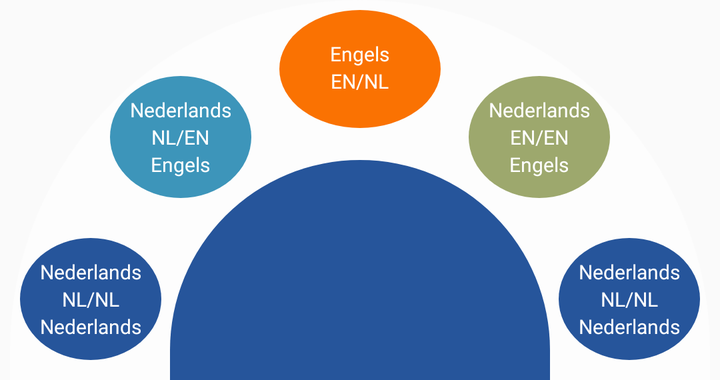
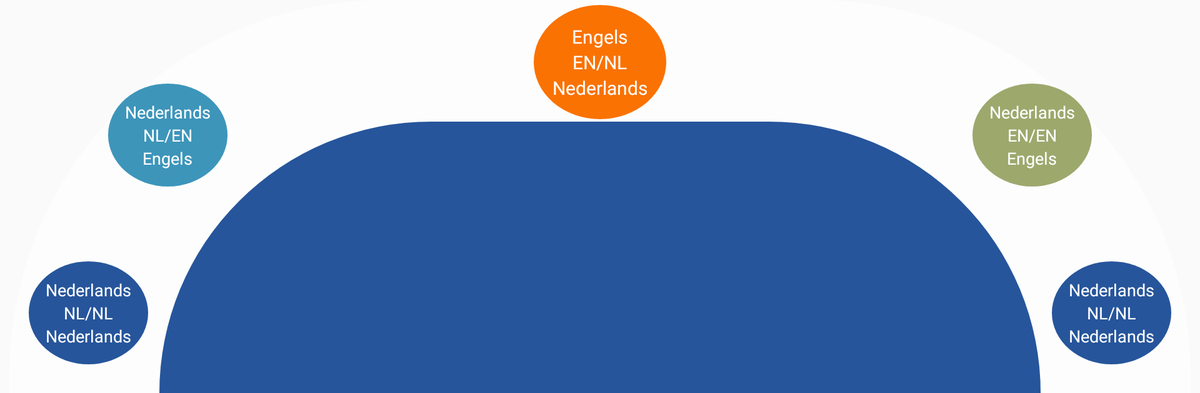

First picture: res/layout/ on a phone held upright. Second picture: the repository's own variant of that layout, on a device whose configuration matches the variant's folder. Source for both follows.
<!-- AndroidManifest.xml: application theme AwesomeSplashTheme -->
<!-- res/layout/wheel_layout.xml -->
<?xml version="1.0" encoding="utf-8"?>
<layout   xmlns:android="http://schemas.android.com/apk/res/android">
<RelativeLayout
    android:layout_width="match_parent"
        android:layout_height="190dp"
        android:orientation="vertical"

        android:layout_alignParentBottom="true"
        >

        <RelativeLayout
            android:layout_width="match_parent" android:layout_height="match_parent"
            android:layout_alignParentBottom="true" android:layout_marginLeft="5dp"
            android:layout_marginRight="5dp" android:background="@drawable/halfcircle_white"
            android:padding="5dp">

            <LinearLayout
                android:id="@+id/enLay" android:layout_width="wrap_content"
                android:layout_height="wrap_content" android:layout_above="@id/nlLay"
                android:layout_marginLeft="45dp" android:layout_marginBottom="20dp"
                android:background="@drawable/en_circle" android:orientation="vertical"
                android:padding="10dp">

                <TextView
                    android:layout_width="wrap_content" android:layout_height="wrap_content"
                    android:layout_gravity="center_horizontal" android:fontFamily="@font/fontlight"
                    android:text="@string/netherland" android:textColor="@color/white" android:textSize="10dp" />

                <TextView
                    android:layout_width="wrap_content" android:layout_height="wrap_content"
                    android:layout_gravity="center_horizontal" android:fontFamily="@font/fontlight"
                    android:text="NL/EN" android:textColor="@color/white" android:textSize="10dp" />

                <TextView
                    android:layout_width="wrap_content" android:layout_height="wrap_content"
                    android:layout_gravity="center_horizontal" android:fontFamily="@font/fontlight"
                    android:text="@string/engel" android:textColor="@color/white"
                    android:textSize="10dp" />
            </LinearLayout>

            <LinearLayout
                android:layout_width="wrap_content" android:layout_height="wrap_content"
                android:layout_above="@id/nlLay" android:layout_alignParentRight="true"
                android:layout_marginRight="45dp" android:layout_marginBottom="20dp"
                android:background="@drawable/green_circle" android:orientation="vertical"
                android:padding="10dp">

                <TextView
                    android:layout_width="wrap_content" android:layout_height="wrap_content"
                    android:layout_gravity="center_horizontal"
                    android:fontFamily="@font/fontlight" android:text="@string/netherland"
                    android:textColor="@color/white" android:textSize="10dp" />

                <TextView
                    android:layout_width="wrap_content" android:layout_height="wrap_content"
                    android:layout_gravity="center_horizontal" android:fontFamily="@font/fontlight"
                    android:text="EN/EN" android:textColor="@color/white" android:textSize="10dp" />

                <TextView
                    android:layout_width="wrap_content" android:layout_height="wrap_content"
                    android:layout_gravity="center_horizontal" android:fontFamily="@font/fontlight"
                    android:text="@string/engel" android:textColor="@color/white"
                    android:textSize="10dp" />
            </LinearLayout>

            <LinearLayout
                android:layout_width="wrap_content" android:layout_height="wrap_content"
                android:layout_above="@id/nlLay" android:layout_centerHorizontal="true"
                android:layout_marginBottom="55dp" android:background="@drawable/orange_circle"
                android:orientation="vertical" android:padding="15dp">

                <TextView
                    android:layout_width="wrap_content" android:layout_height="wrap_content"
                    android:layout_gravity="center_horizontal"
                    android:fontFamily="@font/fontlight" android:text="@string/engel"
                    android:textColor="@color/white" android:textSize="10dp" />

                <TextView
                    android:layout_width="wrap_content" android:layout_height="wrap_content"
                    android:layout_gravity="center_horizontal" android:fontFamily="@font/fontlight"
                    android:text="EN/NL" android:textColor="@color/white" android:textSize="10dp" />

                <TextView
                    android:layout_width="wrap_content" android:layout_height="wrap_content"
                    android:layout_gravity="center_horizontal" android:fontFamily="@font/fontlight"
                    android:text="@string/netherland" android:textColor="@color/white"
                    android:textSize="10dp" />
            </LinearLayout>

            <LinearLayout
                android:id="@+id/nlLay" android:layout_width="wrap_content"
                android:layout_height="wrap_content" android:layout_alignParentBottom="true"
                android:layout_marginBottom="5dp" android:background="@drawable/nl_circle"
                android:orientation="vertical" android:padding="10dp">

                <TextView
                    android:layout_width="wrap_content" android:layout_height="wrap_content"
                    android:layout_gravity="center_horizontal" android:fontFamily="@font/fontlight"
                    android:text="@string/netherland" android:textColor="@color/white" android:textSize="10dp" />

                <TextView
                    android:layout_width="wrap_content" android:layout_height="wrap_content"
                    android:layout_gravity="center_horizontal" android:fontFamily="@font/fontlight"
                    android:text="NL/NL" android:textColor="@color/white" android:textSize="10dp" />

                <TextView
                    android:layout_width="wrap_content" android:layout_height="wrap_content"
                    android:layout_gravity="center_horizontal" android:fontFamily="@font/fontlight"
                    android:text="@string/netherland" android:textColor="@color/white"
                    android:textSize="10dp" />
            </LinearLayout>

            <LinearLayout
                android:layout_width="wrap_content" android:layout_height="wrap_content"
                android:layout_alignParentRight="true" android:layout_alignParentBottom="true"
                android:layout_marginBottom="5dp" android:background="@drawable/nl_circle"
                android:orientation="vertical" android:padding="10dp">

                <TextView
                    android:layout_width="wrap_content" android:layout_height="wrap_content"
                    android:layout_gravity="center_horizontal"
                    android:fontFamily="@font/fontlight" android:text="@string/netherland"
                    android:textColor="@color/white" android:textSize="10dp" />

                <TextView
                    android:layout_width="wrap_content" android:layout_height="wrap_content"
                    android:layout_gravity="center_horizontal" android:fontFamily="@font/fontlight"
                    android:text="NL/NL" android:textColor="@color/white" android:textSize="10dp" />

                <TextView
                    android:layout_width="wrap_content" android:layout_height="wrap_content"
                    android:layout_gravity="center_horizontal" android:fontFamily="@font/fontlight"
                    android:text="@string/netherland" android:textColor="@color/white"
                    android:textSize="10dp" />
            </LinearLayout>


        </RelativeLayout>

    <RelativeLayout
        android:layout_width="match_parent"
        android:layout_height="110dp"
        android:layout_alignParentBottom="true"
        android:layout_marginLeft="85dp"
        android:layout_marginRight="85dp"
        android:background="@drawable/halfcircle" />
    </RelativeLayout>
</layout>
<!-- resources referenced by this layout -->
<resources>
  <color name="white">#ffffff</color>
  <!-- drawable en_circle (drawable) -->
  <?xml version="1.0" encoding="utf-8"?>
  <shape
      xmlns:android="http://schemas.android.com/apk/res/android"
      android:shape="oval">
      <solid android:color="#3D95BA"/>
      <size
          android:width="10dp"
          android:height="5dp"/>
      <corners
          android:topLeftRadius="120dp"
          android:topRightRadius="120dp"/>
  </shape>
  <!-- drawable green_circle (drawable) -->
  <?xml version="1.0" encoding="utf-8"?>
  <shape
      xmlns:android="http://schemas.android.com/apk/res/android"
      android:shape="oval">
      <solid android:color="#9DA86D"/>
      <size
          android:width="10dp"
          android:height="5dp"/>
      <corners
          android:topLeftRadius="120dp"
          android:topRightRadius="120dp"/>
  </shape>
  <!-- drawable halfcircle (drawable) -->
  <?xml version="1.0" encoding="utf-8"?>
  <shape
      xmlns:android="http://schemas.android.com/apk/res/android"
      android:shape="rectangle">
      <solid android:color="#26559B"/>
      <size
          android:width="10dp"
          android:height="5dp"/>
      <corners
          android:topLeftRadius="450dp"
          android:topRightRadius="450dp"/>
  </shape>
  <!-- drawable halfcircle_white (drawable) -->
  <?xml version="1.0" encoding="utf-8"?>
  <shape
      xmlns:android="http://schemas.android.com/apk/res/android"
      android:shape="rectangle">
      <solid android:color="@color/whitetranparent"/>
      <size
          android:width="10dp"
          android:height="5dp"/>
      <corners
          android:topLeftRadius="400dp"
          android:topRightRadius="400dp"/>
  </shape>
  <!-- drawable nl_circle (drawable) -->
  <?xml version="1.0" encoding="utf-8"?>
  <shape
      xmlns:android="http://schemas.android.com/apk/res/android"
      android:shape="oval">
      <solid android:color="#26559B"/>
      <size
          android:width="10dp"
          android:height="5dp"/>
      <corners
          android:topLeftRadius="120dp"
          android:topRightRadius="120dp"/>
  </shape>
  <!-- drawable orange_circle (drawable) -->
  <?xml version="1.0" encoding="utf-8"?>
  <shape
      xmlns:android="http://schemas.android.com/apk/res/android"
      android:shape="oval">
      <solid android:color="@color/orange"/>
      <size
          android:width="10dp"
          android:height="5dp"/>
      <corners
          android:topLeftRadius="120dp"
          android:topRightRadius="120dp"/>
  </shape>
  <string name="engel">Engels</string>
  <string name="netherland">Nederlands</string>
  <style name="AwesomeSplashTheme" parent="Theme.AppCompat.Light.NoActionBar">
          <item name="android:windowDisablePreview">true</item>
          <item name="android:windowIsTranslucent">true</item>
          <item name="colorPrimary">@color/colorAccent</item>
          <item name="colorPrimaryDark">@color/colorAccent</item>
          <item name="android:textColorPrimary">@color/colorAccent</item>
      </style>
  <color name="whitetranparent">#95FFFFFF</color>
  <color name="orange">#FA7202</color>
  <color name="colorAccent">#1B85BC</color>
</resources>
<!-- res/layout-sw720dp/wheel_layout.xml (the repository's variant of the layout above) -->
<!-- drawn on a large tablet held sideways -->
<?xml version="1.0" encoding="utf-8"?>
<layout   xmlns:android="http://schemas.android.com/apk/res/android">
<RelativeLayout
    android:layout_width="match_parent"
        android:layout_height="420dp"

    android:orientation="vertical"
        android:layout_alignParentBottom="true"
        >

    <RelativeLayout
        android:layout_width="match_parent"
        android:layout_height="match_parent"
        android:layout_alignParentBottom="true"
        android:layout_marginLeft="10dp"
        android:layout_marginRight="10dp"
        android:background="@drawable/halfcircle_white"
        android:padding="5dp">


        <LinearLayout
            android:id="@+id/orangeLay"
            android:layout_width="wrap_content"
            android:layout_height="wrap_content"
            android:layout_above="@id/bluecircle"
            android:layout_centerHorizontal="true"
            android:layout_marginBottom="10dp"
            android:background="@drawable/orange_circle"
            android:orientation="vertical"
            android:padding="20dp">

            <TextView
                android:layout_width="wrap_content"
                android:layout_height="wrap_content"
                android:layout_gravity="center_horizontal"
                android:fontFamily="@font/fontlight"
                android:text="@string/engel"
                android:textColor="@color/white"
                android:textSize="20dp" />

            <TextView
                android:layout_width="wrap_content"
                android:layout_height="wrap_content"
                android:layout_gravity="center_horizontal"
                android:fontFamily="@font/fontlight"
                android:text="EN/NL"
                android:textColor="@color/white"
                android:textSize="20dp" />

            <TextView
                android:layout_width="wrap_content"
                android:layout_height="wrap_content"
                android:layout_gravity="center_horizontal"
                android:fontFamily="@font/fontlight"
                android:text="@string/netherland"
                android:textColor="@color/white"
                android:textSize="20dp" />
        </LinearLayout>

        <LinearLayout
            android:id="@+id/enLay"
            android:layout_width="wrap_content"
            android:layout_height="wrap_content"
            android:layout_above="@id/nlLay"
            android:layout_marginLeft="100dp"

            android:layout_marginBottom="80dp"
            android:background="@drawable/en_circle"
            android:orientation="vertical"
            android:padding="18dp">

            <TextView
                android:layout_width="wrap_content"
                android:layout_height="wrap_content"
                android:layout_gravity="center_horizontal"
                android:fontFamily="@font/fontlight"
                android:text="@string/netherland"
                android:textColor="@color/white"
                android:textSize="18dp" />

            <TextView
                android:layout_width="wrap_content"
                android:layout_height="wrap_content"
                android:layout_gravity="center_horizontal"
                android:fontFamily="@font/fontlight"
                android:text="NL/EN"
                android:textColor="@color/white"
                android:textSize="18dp" />

            <TextView
                android:layout_width="wrap_content"
                android:layout_height="wrap_content"
                android:layout_gravity="center_horizontal"
                android:fontFamily="@font/fontlight"
                android:text="@string/engel"
                android:textColor="@color/white"
                android:textSize="18dp" />
        </LinearLayout>

        <LinearLayout
            android:layout_width="wrap_content"
            android:layout_height="wrap_content"
            android:layout_above="@id/nlLay"
            android:layout_alignParentRight="true"
            android:layout_marginRight="100dp"
            android:layout_marginBottom="80dp"
            android:background="@drawable/green_circle"
            android:orientation="vertical"
            android:padding="18dp">

            <TextView
                android:layout_width="wrap_content"
                android:layout_height="wrap_content"
                android:layout_gravity="center_horizontal"
                android:fontFamily="@font/fontlight"
                android:text="@string/netherland"
                android:textColor="@color/white"
                android:textSize="18dp" />

            <TextView
                android:layout_width="wrap_content"
                android:layout_height="wrap_content"
                android:layout_gravity="center_horizontal"
                android:fontFamily="@font/fontlight"
                android:text="EN/EN"
                android:textColor="@color/white"
                android:textSize="18dp" />

            <TextView
                android:layout_width="wrap_content"
                android:layout_height="wrap_content"
                android:layout_gravity="center_horizontal"
                android:fontFamily="@font/fontlight"
                android:text="@string/engel"
                android:textColor="@color/white"
                android:textSize="18dp" />
        </LinearLayout>

        <LinearLayout
            android:id="@+id/nlLay"
            android:layout_width="wrap_content"
            android:layout_height="wrap_content"
            android:layout_alignParentBottom="true"
            android:layout_marginBottom="25dp"
            android:layout_marginLeft="15dp"
            android:background="@drawable/nl_circle"
            android:orientation="vertical"
            android:padding="18dp">

            <TextView
                android:layout_width="wrap_content"
                android:layout_height="wrap_content"
                android:layout_gravity="center_horizontal"
                android:fontFamily="@font/fontlight"
                android:text="@string/netherland"
                android:textColor="@color/white"
                android:textSize="18dp" />

            <TextView
                android:layout_width="wrap_content"
                android:layout_height="wrap_content"
                android:layout_gravity="center_horizontal"
                android:fontFamily="@font/fontlight"
                android:text="NL/NL"
                android:textColor="@color/white"
                android:textSize="18dp" />

            <TextView
                android:layout_width="wrap_content"
                android:layout_height="wrap_content"
                android:layout_gravity="center_horizontal"
                android:fontFamily="@font/fontlight"
                android:text="@string/netherland"
                android:textColor="@color/white"
                android:textSize="18dp" />
        </LinearLayout>

        <LinearLayout
            android:layout_width="wrap_content"
            android:layout_height="wrap_content"
            android:layout_alignParentRight="true"
            android:layout_alignParentBottom="true"
            android:layout_marginBottom="25dp"
            android:layout_marginRight="15dp"
            android:background="@drawable/nl_circle"
            android:orientation="vertical"
            android:padding="18dp">

            <TextView
                android:layout_width="wrap_content"
                android:layout_height="wrap_content"
                android:layout_gravity="center_horizontal"
                android:fontFamily="@font/fontlight"
                android:text="@string/netherland"
                android:textColor="@color/white"
                android:textSize="18dp" />

            <TextView
                android:layout_width="wrap_content"
                android:layout_height="wrap_content"
                android:layout_gravity="center_horizontal"
                android:fontFamily="@font/fontlight"
                android:text="NL/NL"
                android:textColor="@color/white"
                android:textSize="18dp" />

            <TextView
                android:layout_width="wrap_content"
                android:layout_height="wrap_content"
                android:layout_gravity="center_horizontal"
                android:fontFamily="@font/fontlight"
                android:text="@string/netherland"
                android:textColor="@color/white"
                android:textSize="18dp" />
        </LinearLayout>


    </RelativeLayout>

    <RelativeLayout
        android:id="@+id/bluecircle"
        android:layout_width="match_parent"
        android:layout_height="290dp"
        android:layout_alignParentBottom="true"
        android:layout_marginLeft="170dp"
        android:layout_marginRight="170dp"
        android:background="@drawable/halfcircle" />
    </RelativeLayout>
</layout>
